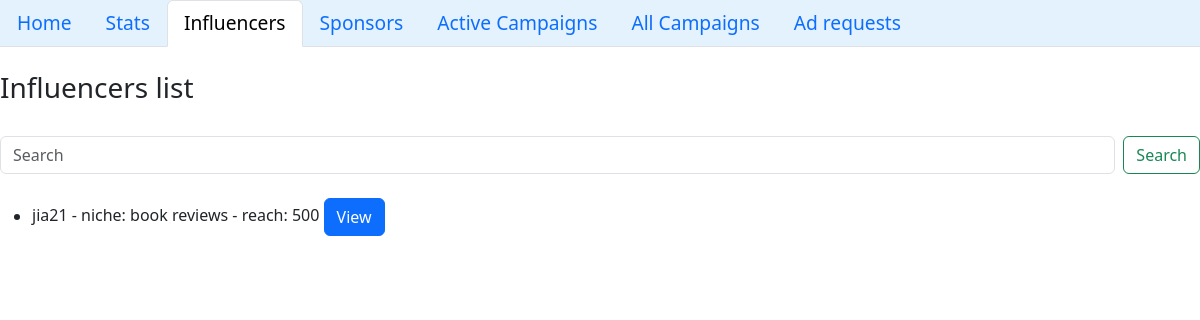
Screenshot of /dash/1/influencers with the database file from the repository.
### models.py (models this page shows)
class Influencer(db.Model):
    __tablename__ = "influencer_user_info"
    user_id = db.Column(db.Integer, primary_key = True, autoincrement = True)
    user_name = db.Column(db.String, nullable = False)
    email =  db.Column(db.String, nullable = False)
    fname = db.Column(db.String, nullable = False)
    password = db.Column(db.String, nullable = False)
    reach =  db.Column(db.Integer, nullable = False)
    link =  db.Column(db.String, nullable = False)
    age =  db.Column(db.Integer, nullable = False)
    niche =  db.Column(db.String, nullable = False)
    sp_requests=db.relationship("Sponsor_Requests",backref="influencer_user_info")
    in_requests=db.relationship("Influencer_Requests",backref="influencer_user_info")

### app.py (the view)
@app.route('/dash/<int:uid>/influencers')
def admin_inf(uid):
    if request.method == "GET":
        search = request.args.get("search")
        if search:
            print(search)
            content = Influencer.query.filter(Influencer.user_name.like(search)).all()
            content += Influencer.query.filter(Influencer.fname.like(search)).all()
            content += Influencer.query.filter(Influencer.niche.like(search)).all()
            content += Influencer.query.filter(Influencer.age.like(search)).all()
        else:
            content = Influencer.query.all()
    return render_template('admin_inf.html', content = content, user_id = uid, role = "admin")

### templates/admin_inf.html (shortened to what this page needs)
<!DOCTYPE html>
<html lang="en">
<head>
    <link href="https://cdn.jsdelivr.net/npm/bootstrap@5.3.3/dist/css/bootstrap.min.css" rel="stylesheet">
</head>
<body>
  <nav style="font-size: larger;">
    <ul class="nav nav-tabs sticky-top" style="background-color: #e3f2fd;">
        <li class="nav-item"><a class="nav-link" href="/dash">Home</a></li>
        <li class="nav-item"><a class="nav-link" href="/stats/{{role}}/{{user_id}}">Stats</a></li>
        <li class="nav-item"><a class="nav-link active" aria-current="page" href="#">Influencers</a></li>
        <li class="nav-item"><a class="nav-link" href="/dash/{{user_id}}/sponsors">Sponsors</a></li>
        <li class="nav-item"><a class="nav-link" href="/dash/activecampaigns">Active Campaigns</a></li>
        <li class="nav-item"><a class="nav-link" href="/dash/allcampaigns">All Campaigns</a></li>
        <li class="nav-item"><a class="nav-link" href="/dash/{{user_id}}/adrequests">Ad requests</a></li>
    </ul>
  </nav>
  <br>
    <h3>Influencers list</h3>
    <br>
    <form class="d-flex" action="/dash/{{user_id}}/influencers" method="get" role="search">
      <input class="form-control me-2" name="search" type="search" placeholder="Search"
          aria-label="Search">
      <button class="btn btn-outline-success" type="submit">Search</button>
    </form>
    <br>
    <ul>
      {%for row in content%}
      <li>{{row.user_name}} - niche: {{row.niche}} - reach: {{row.reach}}
        <button type="button" class="btn btn-primary" data-bs-toggle="modal" data-bs-target="#modal{{row.user_id}}">
            View
          </button>
      </li>
      {%endfor%}
    </ul>
    </body>
</html>

### rows the page displays
Influencer: user_name "jia21", niche "book reviews", reach "500"
